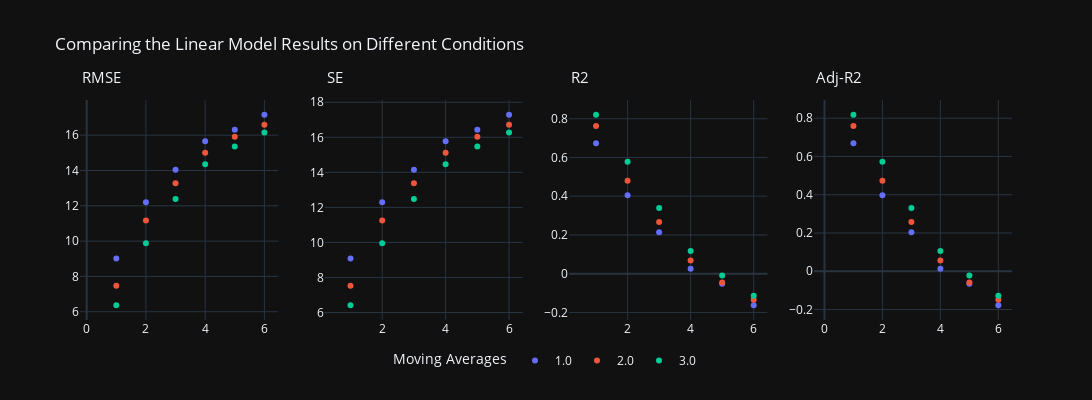
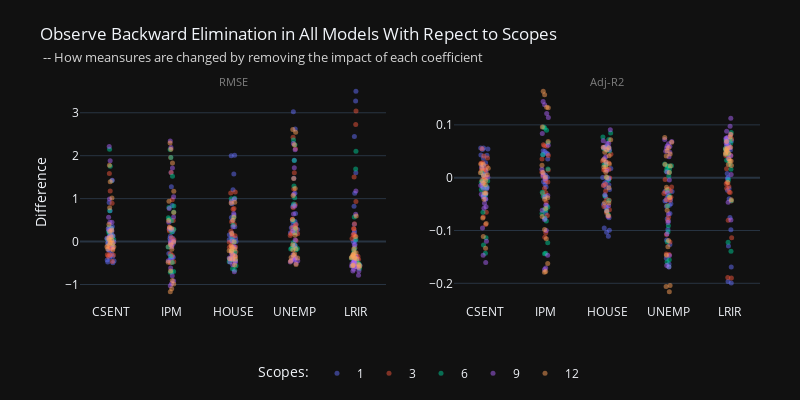
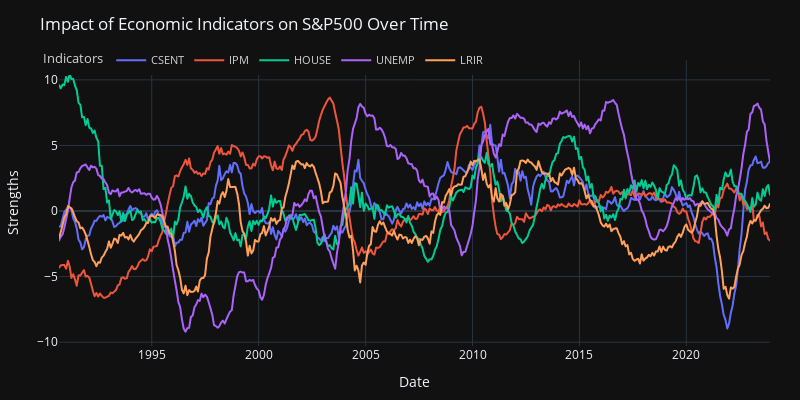

Source (notebook cell) for these figures, in order:
### Markdown cell above
### Multiple linear Regression

### Code cell
# comparing model performance & backward elimination test
fig1_1, fig1_2, fig1_3 = PA.model_learning(model='LinR', scopes=[1, 3, 6, 9, 12])

horizon_plots(fig1_1, 'Linear Model').show()
fig1_2.show()
fig1_3.show()

### Figure 1 — Plotly figure (JSON) as saved in the notebook; plotly's stock layout.template omitted (floating-point values rounded to 4 significant figures)
{"data": [{"hovertemplate": "MA=1.0<br>FP=%{x}<br>RMSE=%{y}<extra></extra>", "legendgroup": "1.0", "marker": {"color": "#636efa", "symbol": "circle"}, "mode": "markers", "name": "1.0", "orientation": "v", "showlegend": true, "type": "scatter", "x": [1, 2, 3, 4, 5, 6], "xaxis": "x", "y": [9.01, 12.2, 14.04, 15.66, 16.3, 17.16], "yaxis": "y"}, {"hovertemplate": "MA=2.0<br>FP=%{x}<br>RMSE=%{y}<extra></extra>", "legendgroup": "2.0", "marker": {"color": "#EF553B", "symbol": "circle"}, "mode": "markers", "name": "2.0", "orientation": "v", "showlegend": true, "type": "scatter", "x": [1, 2, 3, 4, 5, 6], "xaxis": "x", "y": [7.476, 11.16, 13.28, 15.0, 15.91, 16.59], "yaxis": "y"}, {"hovertemplate": "MA=3.0<br>FP=%{x}<br>RMSE=%{y}<extra></extra>", "legendgroup": "3.0", "marker": {"color": "#00cc96", "symbol": "circle"}, "mode": "markers", "name": "3.0", "orientation": "v", "showlegend": true, "type": "scatter", "x": [1, 2, 3, 4, 5, 6], "xaxis": "x", "y": [6.367, 9.873, 12.39, 14.35, 15.36, 16.16], "yaxis": "y"}, {"hovertemplate": "MA=1.0<br>FP=%{x}<br>SE=%{y}<extra></extra>", "legendgroup": "1.0", "marker": {"color": "#636efa", "symbol": "circle"}, "mode": "markers", "name": "1.0", "orientation": "v", "showlegend": false, "type": "scatter", "x": [1, 2, 3, 4, 5, 6], "xaxis": "x2", "y": [9.077, 12.29, 14.15, 15.78, 16.43, 17.29], "yaxis": "y2"}, {"hovertemplate": "MA=2.0<br>FP=%{x}<br>SE=%{y}<extra></extra>", "legendgroup": "2.0", "marker": {"color": "#EF553B", "symbol": "circle"}, "mode": "markers", "name": "2.0", "orientation": "v", "showlegend": false, "type": "scatter", "x": [1, 2, 3, 4, 5, 6], "xaxis": "x2", "y": [7.532, 11.25, 13.38, 15.11, 16.03, 16.72], "yaxis": "y2"}, {"hovertemplate": "MA=3.0<br>FP=%{x}<br>SE=%{y}<extra></extra>", "legendgroup": "3.0", "marker": {"color": "#00cc96", "symbol": "circle"}, "mode": "markers", "name": "3.0", "orientation": "v", "showlegend": false, "type": "scatter", "x": [1, 2, 3, 4, 5, 6], "xaxis": "x2", "y": [6.415, 9.948, 12.48, 14.46, 15.48, 16.28], "yaxis": "y2"}, {"hovertemplate": "MA=1.0<br>FP=%{x}<br>R2=%{y}<extra></extra>", "legendgroup": "1.0", "marker": {"color": "#636efa", "symbol": "circle"}, "mode": "markers", "name": "1.0", "orientation": "v", "showlegend": false, "type": "scatter", "x": [1, 2, 3, 4, 5, 6], "xaxis": "x3", "y": [0.6727, 0.405, 0.2134, 0.02599, -0.05225, -0.1629], "yaxis": "y3"}, {"hovertemplate": "MA=2.0<br>FP=%{x}<br>R2=%{y}<extra></extra>", "legendgroup": "2.0", "marker": {"color": "#EF553B", "symbol": "circle"}, "mode": "markers", "name": "2.0", "orientation": "v", "showlegend": false, "type": "scatter", "x": [1, 2, 3, 4, 5, 6], "xaxis": "x3", "y": [0.7622, 0.4803, 0.2664, 0.06784, -0.04537, -0.135], "yaxis": "y3"}, {"hovertemplate": "MA=3.0<br>FP=%{x}<br>R2=%{y}<extra></extra>", "legendgroup": "3.0", "marker": {"color": "#00cc96", "symbol": "circle"}, "mode": "markers", "name": "3.0", "orientation": "v", "showlegend": false, "type": "scatter", "x": [1, 2, 3, 4, 5, 6], "xaxis": "x3", "y": [0.8204, 0.5784, 0.3389, 0.1166, -0.009798, -0.1142], "yaxis": "y3"}, {"hovertemplate": "MA=1.0<br>FP=%{x}<br>Adj-R2=%{y}<extra></extra>", "legendgroup": "1.0", "marker": {"color": "#636efa", "symbol": "circle"}, "mode": "markers", "name": "1.0", "orientation": "v", "showlegend": false, "type": "scatter", "x": [1, 2, 3, 4, 5, 6], "xaxis": "x4", "y": [0.6686, 0.3975, 0.2035, 0.01369, -0.06557, -0.1776], "yaxis": "y4"}, {"hovertemplate": "MA=2.0<br>FP=%{x}<br>Adj-R2=%{y}<extra></extra>", "legendgroup": "2.0", "marker": {"color": "#EF553B", "symbol": "circle"}, "mode": "markers", "name": "2.0", "orientation": "v", "showlegend": false, "type": "scatter", "x": [1, 2, 3, 4, 5, 6], "xaxis": "x4", "y": [0.7592, 0.4737, 0.2571, 0.05607, -0.0586, -0.1494], "yaxis": "y4"}, {"hovertemplate": "MA=3.0<br>FP=%{x}<br>Adj-R2=%{y}<extra></extra>", "legendgroup": "3.0", "marker": {"color": "#00cc96", "symbol": "circle"}, "mode": "markers", "name": "3.0", "orientation": "v", "showlegend": false, "type": "scatter", "x": [1, 2, 3, 4, 5, 6], "xaxis": "x4", "y": [0.8182, 0.5731, 0.3306, 0.1055, -0.02258, -0.1284], "yaxis": "y4"}], "layout": {"annotations": [{"font": {"size": 15}, "showarrow": false, "text": "RMSE", "x": 0.5, "xanchor": "center", "xref": "x", "y": 1.05, "yanchor": "bottom", "yref": "paper"}, {"font": {"size": 15}, "showarrow": false, "text": "SE", "x": 0.5, "xanchor": "center", "xref": "x2", "y": 1.05, "yanchor": "bottom", "yref": "paper"}, {"font": {"size": 15}, "showarrow": false, "text": "R2", "x": 0.5, "xanchor": "center", "xref": "x3", "y": 1.05, "yanchor": "bottom", "yref": "paper"}, {"font": {"size": 15}, "showarrow": false, "text": "Adj-R2", "x": 0.5, "xanchor": "center", "xref": "x4", "y": 1.05, "yanchor": "bottom", "yref": "paper"}], "height": 400, "legend": {"orientation": "h", "title": {"text": "Moving Averages"}, "x": 0.5, "xanchor": "center", "y": -0.25, "yanchor": "bottom"}, "title": {"text": "Comparing the Linear Model Results on Different Conditions"}, "width": 1250, "xaxis": {"anchor": "y", "domain": [0, 0.2125]}, "xaxis2": {"anchor": "y2", "domain": [0.2625, 0.475]}, "xaxis3": {"anchor": "y3", "domain": [0.525, 0.7375]}, "xaxis4": {"anchor": "y4", "domain": [0.7875, 1]}, "yaxis": {"anchor": "x", "domain": [0, 1]}, "yaxis2": {"anchor": "x2", "domain": [0, 1]}, "yaxis3": {"anchor": "x3", "domain": [0, 1]}, "yaxis4": {"anchor": "x4", "domain": [0, 1]}}}

### Figure 2 — Plotly figure (JSON) as saved in the notebook; plotly's stock layout.template omitted (floating-point values rounded to 4 significant figures)
{"data": [{"alignmentgroup": "True", "boxpoints": "all", "fillcolor": "rgba(255,255,255,0)", "hoveron": "points", "hovertemplate": "sc=1<br>theta=%{x}<br>diff=%{y}<extra></extra>", "legendgroup": "1", "line": {"color": "rgba(255,255,255,0)"}, "marker": {"color": "#636efa", "opacity": 0.5, "size": 5}, "name": "1", "offsetgroup": "1", "orientation": "v", "pointpos": 0, "showlegend": true, "type": "box", "x": ["CSENT", "IPM", "HOUSE", "UNEMP", "LRIR", "CSENT", "IPM", "HOUSE", "UNEMP", "LRIR", "CSENT", "IPM", "HOUSE", "UNEMP", "LRIR", "CSENT", "IPM", "HOUSE", "UNEMP", "LRIR", "CSENT", "IPM", "HOUSE", "UNEMP", "LRIR", "CSENT", "IPM", "HOUSE", "UNEMP", "LRIR", "CSENT", "IPM", "HOUSE", "UNEMP", "LRIR", "CSENT", "IPM", "HOUSE", "UNEMP", "LRIR", "CSENT", "IPM", "HOUSE", "UNEMP", "LRIR", "CSENT", "IPM", "HOUSE", "UNEMP", "LRIR", "CSENT", "IPM", "HOUSE", "UNEMP", "LRIR", "CSENT", "IPM", "HOUSE", "UNEMP", "LRIR", "CSENT", "IPM", "HOUSE", "UNEMP", "LRIR", "CSENT", "IPM", "HOUSE", "UNEMP", "LRIR", "CSENT", "IPM", "HOUSE", "UNEMP", "LRIR", "CSENT", "IPM", "HOUSE", "UNEMP", "LRIR", "CSENT", "IPM", "HOUSE", "UNEMP", "LRIR", "CSENT", "IPM", "HOUSE", "UNEMP", "LRIR"], "x0": " ", "xaxis": "x", "y": [0.348, 0.8391, 1.575, 1.892, 2.445, -0.3237, 0.02371, 0.616, 0.8463, 0.8233, -0.2105, 0.1262, 0.3436, 0.4692, 0.1952, -0.4775, -0.05377, 0.004233, 0.3246, -0.06944, -0.454, -0.4107, -0.1393, 0.2057, -0.412, -0.2887, -0.3636, 0.07979, 0.2036, -0.5205, 0.7195, 1.279, 2.0, 2.622, 3.275, -0.1357, -0.009691, 0.8794, 1.124, 1.126, -0.1496, 0.07422, 0.4887, 0.6524, 0.235, -0.4939, -0.08684, 0.1572, 0.3763, -0.003837, -0.4278, -0.3967, -0.004436, 0.2809, -0.4205, -0.1915, -0.3517, 0.107, 0.3306, -0.5445, 0.9101, 1.606, 2.01, 3.026, 3.503, 0.2212, 0.236, 1.207, 1.477, 1.603, 0.03462, 0.07769, 0.5602, 0.8129, 0.4046, -0.3827, -0.03899, 0.1965, 0.4655, 0.01771, -0.3418, -0.3519, 0.0454, 0.3282, -0.3924, -0.0976, -0.2772, 0.1027, 0.3994, -0.5505], "y0": " ", "yaxis": "y"}, {"alignmentgroup": "True", "boxpoints": "all", "fillcolor": "rgba(255,255,255,0)", "hoveron": "points", "hovertemplate": "sc=1<br>theta=%{x}<br>diff=%{y}<extra></extra>", "legendgroup": "1", "line": {"color": "rgba(255,255,255,0)"}, "marker": {"color": "#636efa", "opacity": 0.5, "size": 5}, "name": "1", "offsetgroup": "1", "orientation": "v", "pointpos": 0, "showlegend": false, "type": "box", "x": ["CSENT", "IPM", "HOUSE", "UNEMP", "LRIR", "CSENT", "IPM", "HOUSE", "UNEMP", "LRIR", "CSENT", "IPM", "HOUSE", "UNEMP", "LRIR", "CSENT", "IPM", "HOUSE", "UNEMP", "LRIR", "CSENT", "IPM", "HOUSE", "UNEMP", "LRIR", "CSENT", "IPM", "HOUSE", "UNEMP", "LRIR", "CSENT", "IPM", "HOUSE", "UNEMP", "LRIR", "CSENT", "IPM", "HOUSE", "UNEMP", "LRIR", "CSENT", "IPM", "HOUSE", "UNEMP", "LRIR", "CSENT", "IPM", "HOUSE", "UNEMP", "LRIR", "CSENT", "IPM", "HOUSE", "UNEMP", "LRIR", "CSENT", "IPM", "HOUSE", "UNEMP", "LRIR", "CSENT", "IPM", "HOUSE", "UNEMP", "LRIR", "CSENT", "IPM", "HOUSE", "UNEMP", "LRIR", "CSENT", "IPM", "HOUSE", "UNEMP", "LRIR", "CSENT", "IPM", "HOUSE", "UNEMP", "LRIR", "CSENT", "IPM", "HOUSE", "UNEMP", "LRIR", "CSENT", "IPM", "HOUSE", "UNEMP", "LRIR"], "x0": " ", "xaxis": "x2", "y": [-0.02114, -0.05265, -0.1035, -0.1268, -0.1693, 0.02818, -0.002097, -0.05596, -0.07767, -0.07549, 0.02153, -0.01308, -0.03592, -0.04929, -0.02029, 0.05442, 0.006218, -0.0004905, -0.03803, 0.008027, 0.05616, 0.05089, 0.01741, -0.02599, 0.05105, 0.03679, 0.04622, -0.01028, -0.02634, 0.06585, -0.03605, -0.06707, -0.111, -0.1524, -0.1993, 0.01115, 0.0008016, -0.07603, -0.09832, -0.09852, 0.01505, -0.007534, -0.05046, -0.06781, -0.02402, 0.0561, 0.01001, -0.01829, -0.04411, 0.0004437, 0.05337, 0.04954, 0.0005612, -0.03587, 0.05246, 0.02463, 0.04498, -0.0139, -0.04323, 0.06921, -0.0408, -0.07686, -0.09977, -0.1636, -0.1966, -0.0165, -0.01762, -0.09516, -0.1182, -0.1292, -0.003368, -0.007572, -0.05577, -0.08182, -0.04, 0.04294, 0.004434, -0.02255, -0.05395, -0.002018, 0.04255, 0.0438, -0.005729, -0.04182, 0.04877, 0.01258, 0.03553, -0.01332, -0.05235, 0.06991], "y0": " ", "yaxis": "y2"}, {"alignmentgroup": "True", "boxpoints": "all", "fillcolor": "rgba(255,255,255,0)", "hoveron": "points", "hovertemplate": "sc=3<br>theta=%{x}<br>diff=%{y}<extra></extra>", "legendgroup": "3", "line": {"color": "rgba(255,255,255,0)"}, "marker": {"color": "#EF553B", "opacity": 0.5, "size": 5}, "name": "3", "offsetgroup": "3", "orientation": "v", "pointpos": 0, "showlegend": true, "type": "box", "x": ["CSENT", "IPM", "HOUSE", "UNEMP", "LRIR", "CSENT", "IPM", "HOUSE", "UNEMP", "LRIR", "CSENT", "IPM", "HOUSE", "UNEMP", "LRIR", "CSENT", "IPM", "HOUSE", "UNEMP", "LRIR", "CSENT", "IPM", "HOUSE", "UNEMP", "LRIR", "CSENT", "IPM", "HOUSE", "UNEMP", "LRIR", "CSENT", "IPM", "HOUSE", "UNEMP", "LRIR", "CSENT", "IPM", "HOUSE", "UNEMP", "LRIR", "CSENT", "IPM", "HOUSE", "UNEMP", "LRIR", "CSENT", "IPM", "HOUSE", "UNEMP", "LRIR", "CSENT", "IPM", "HOUSE", "UNEMP", "LRIR", "CSENT", "IPM", "HOUSE", "UNEMP", "LRIR", "CSENT", "IPM", "HOUSE", "UNEMP", "LRIR", "CSENT", "IPM", "HOUSE", "UNEMP", "LRIR", "CSENT", "IPM", "HOUSE", "UNEMP", "LRIR", "CSENT", "IPM", "HOUSE", "UNEMP", "LRIR", "CSENT", "IPM", "HOUSE", "UNEMP", "LRIR", "CSENT", "IPM", "HOUSE", "UNEMP", "LRIR"], "x0": " ", "xaxis": "x", "y": [0.8936, 0.9741, 0.7498, 1.602, 1.506, -0.3144, 0.4926, 0.1341, 0.7934, 0.2948, 0.1202, 0.2796, 0.2392, 0.3479, 0.4161, -0.3083, -0.0837, -0.366, 0.1801, 0.163, -0.03766, -0.494, -0.129, 0.02643, -0.3511, -0.09967, -0.4819, -0.1196, 0.2837, -0.4139, 1.178, 1.61, 1.155, 2.162, 2.729, -0.3064, 0.09085, 0.4633, 0.8628, 0.3067, -0.1266, 0.3292, 0.1454, 0.3988, 0.1599, -0.3437, -0.02377, -0.2641, 0.1819, 0.07207, -0.1701, -0.2842, -0.1324, 0.1403, -0.3421, -0.001525, -0.4684, -0.1121, 0.2283, -0.5599, 1.584, 1.957, 1.129, 2.427, 3.039, 0.03305, 0.2431, 0.7726, 1.226, 0.9324, -0.1562, 0.2797, 0.3983, 0.5173, 0.1136, -0.4657, 0.04184, -0.2346, 0.2098, -0.1428, -0.1149, -0.1184, -0.0176, 0.2041, -0.3408, 0.003982, -0.3239, 0.005344, 0.3208, -0.5698], "y0": " ", "yaxis": "y"}, {"alignmentgroup": "True", "boxpoints": "all", "fillcolor": "rgba(255,255,255,0)", "hoveron": "points", "hovertemplate": "sc=3<br>theta=%{x}<br>diff=%{y}<extra></extra>", "legendgroup": "3", "line": {"color": "rgba(255,255,255,0)"}, "marker": {"color": "#EF553B", "opacity": 0.5, "size": 5}, "name": "3", "offsetgroup": "3", "orientation": "v", "pointpos": 0, "showlegend": false, "type": "box", "x": ["CSENT", "IPM", "HOUSE", "UNEMP", "LRIR", "CSENT", "IPM", "HOUSE", "UNEMP", "LRIR", "CSENT", "IPM", "HOUSE", "UNEMP", "LRIR", "CSENT", "IPM", "HOUSE", "UNEMP", "LRIR", "CSENT", "IPM", "HOUSE", "UNEMP", "LRIR", "CSENT", "IPM", "HOUSE", "UNEMP", "LRIR", "CSENT", "IPM", "HOUSE", "UNEMP", "LRIR", "CSENT", "IPM", "HOUSE", "UNEMP", "LRIR", "CSENT", "IPM", "HOUSE", "UNEMP", "LRIR", "CSENT", "IPM", "HOUSE", "UNEMP", "LRIR", "CSENT", "IPM", "HOUSE", "UNEMP", "LRIR", "CSENT", "IPM", "HOUSE", "UNEMP", "LRIR", "CSENT", "IPM", "HOUSE", "UNEMP", "LRIR", "CSENT", "IPM", "HOUSE", "UNEMP", "LRIR", "CSENT", "IPM", "HOUSE", "UNEMP", "LRIR", "CSENT", "IPM", "HOUSE", "UNEMP", "LRIR", "CSENT", "IPM", "HOUSE", "UNEMP", "LRIR", "CSENT", "IPM", "HOUSE", "UNEMP", "LRIR"], "x0": " ", "xaxis": "x2", "y": [-0.06533, -0.07153, -0.05439, -0.1217, -0.1139, 0.02834, -0.046, -0.01233, -0.07506, -0.02729, -0.01264, -0.02958, -0.02527, -0.0369, -0.04424, 0.03728, 0.0102, 0.04417, -0.02213, -0.02002, 0.004598, 0.05941, 0.0157, -0.003234, 0.04243, 0.013, 0.06212, 0.01559, -0.03744, 0.05348, -0.07426, -0.1044, -0.0727, -0.1453, -0.1899, 0.02724, -0.008227, -0.04268, -0.08093, -0.02805, 0.01295, -0.03431, -0.01504, -0.04167, -0.01655, 0.04125, 0.002884, 0.03178, -0.02224, -0.008775, 0.02118, 0.03525, 0.01651, -0.01765, 0.04235, 0.0001993, 0.06032, 0.0146, -0.03006, 0.07189, -0.08854, -0.1126, -0.0609, -0.1446, -0.1891, -0.00273, -0.0203, -0.0663, -0.1076, -0.08066, 0.01557, -0.0284, -0.04065, -0.05305, -0.01146, 0.05495, -0.005028, 0.02791, -0.02536, 0.01704, 0.01426, 0.01469, 0.002191, -0.0256, 0.04194, -0.0005229, 0.04208, -0.0007019, -0.04256, 0.07342], "y0": " ", "yaxis": "y2"}, {"alignmentgroup": "True", "boxpoints": "all", "fillcolor": "rgba(255,255,255,0)", "hoveron": "points", "hovertemplate": "sc=6<br>theta=%{x}<br>diff=%{y}<extra></extra>", "legendgroup": "6", "line": {"color": "rgba(255,255,255,0)"}, "marker": {"color": "#00cc96", "opacity": 0.5, "size": 5}, "name": "6", "offsetgroup": "6", "orientation": "v", "pointpos": 0, "showlegend": true, "type": "box", "x": ["CSENT", "IPM", "HOUSE", "UNEMP", "LRIR", "CSENT", "IPM", "HOUSE", "UNEMP", "LRIR", "CSENT", "IPM", "HOUSE", "UNEMP", "LRIR", "CSENT", "IPM", "HOUSE", "UNEMP", "LRIR", "CSENT", "IPM", "HOUSE", "UNEMP", "LRIR", "CSENT", "IPM", "HOUSE", "UNEMP", "LRIR", "CSENT", "IPM", "HOUSE", "UNEMP", "LRIR", "CSENT", "IPM", "HOUSE", "UNEMP", "LRIR", "CSENT", "IPM", "HOUSE", "UNEMP", "LRIR", "CSENT", "IPM", "HOUSE", "UNEMP", "LRIR", "CSENT", "IPM", "HOUSE", "UNEMP", "LRIR", "CSENT", "IPM", "HOUSE", "UNEMP", "LRIR", "CSENT", "IPM", "HOUSE", "UNEMP", "LRIR", "CSENT", "IPM", "HOUSE", "UNEMP", "LRIR", "CSENT", "IPM", "HOUSE", "UNEMP", "LRIR", "CSENT", "IPM", "HOUSE", "UNEMP", "LRIR", "CSENT", "IPM", "HOUSE", "UNEMP", "LRIR", "CSENT", "IPM", "HOUSE", "UNEMP", "LRIR"], "x0": " ", "xaxis": "x", "y": [1.415, 1.523, 0.5628, 1.886, 0.5696, 0.3082, 0.7948, -0.2438, 0.8772, -0.1585, 0.2916, 0.4838, -0.2146, 0.205, -0.221, 0.1831, 0.2202, -0.6339, -0.09857, -0.2703, 0.155, -0.71, -0.6682, -0.1736, -0.3843, -0.06984, -0.7137, -0.4168, -0.1582, -0.3878, 1.757, 1.957, 0.9975, 2.254, 1.689, 0.3331, 0.6876, 0.04567, 1.022, -0.3305, 0.06025, 0.5175, -0.2284, 0.2912, -0.4048, 0.1408, 0.2868, -0.4675, -0.08576, -0.3579, 0.2406, -0.334, -0.5609, -0.1336, -0.5088, 0.04628, -0.6972, -0.4339, -0.1892, -0.5231, 2.151, 2.146, 1.011, 2.365, 2.102, 0.7176, 0.8299, 0.3798, 1.292, 0.04512, 0.07825, 0.5553, -0.009151, 0.4839, -0.5601, -0.04067, 0.2822, -0.415, -0.02552, -0.4545, 0.2378, -0.1274, -0.4074, -0.1335, -0.5667, 0.1188, -0.4854, -0.404, -0.1595, -0.6287], "y0": " ", "yaxis": "y"}, {"alignmentgroup": "True", "boxpoints": "all", "fillcolor": "rgba(255,255,255,0)", "hoveron": "points", "hovertemplate": "sc=6<br>theta=%{x}<br>diff=%{y}<extra></extra>", "legendgroup": "6", "line": {"color": "rgba(255,255,255,0)"}, "marker": {"color": "#00cc96", "opacity": 0.5, "size": 5}, "name": "6", "offsetgroup": "6", "orientation": "v", "pointpos": 0, "showlegend": false, "type": "box", "x": ["CSENT", "IPM", "HOUSE", "UNEMP", "LRIR", "CSENT", "IPM", "HOUSE", "UNEMP", "LRIR", "CSENT", "IPM", "HOUSE", "UNEMP", "LRIR", "CSENT", "IPM", "HOUSE", "UNEMP", "LRIR", "CSENT", "IPM", "HOUSE", "UNEMP", "LRIR", "CSENT", "IPM", "HOUSE", "UNEMP", "LRIR", "CSENT", "IPM", "HOUSE", "UNEMP", "LRIR", "CSENT", "IPM", "HOUSE", "UNEMP", "LRIR", "CSENT", "IPM", "HOUSE", "UNEMP", "LRIR", "CSENT", "IPM", "HOUSE", "UNEMP", "LRIR", "CSENT", "IPM", "HOUSE", "UNEMP", "LRIR", "CSENT", "IPM", "HOUSE", "UNEMP", "LRIR", "CSENT", "IPM", "HOUSE", "UNEMP", "LRIR", "CSENT", "IPM", "HOUSE", "UNEMP", "LRIR", "CSENT", "IPM", "HOUSE", "UNEMP", "LRIR", "CSENT", "IPM", "HOUSE", "UNEMP", "LRIR", "CSENT", "IPM", "HOUSE", "UNEMP", "LRIR", "CSENT", "IPM", "HOUSE", "UNEMP", "LRIR"], "x0": " ", "xaxis": "x2", "y": [-0.1138, -0.1231, -0.04331, -0.1552, -0.04385, -0.03124, -0.08212, 0.02417, -0.09093, 0.01576, -0.03366, -0.05622, 0.02433, -0.0236, 0.02506, -0.02285, -0.0275, 0.07701, 0.01219, 0.03323, -0.02017, 0.08992, 0.08473, 0.02236, 0.04916, 0.009549, 0.09575, 0.05641, 0.02157, 0.05254, -0.1276, -0.1438, -0.0693, -0.1685, -0.1223, -0.0324, -0.06792, -0.004388, -0.1024, 0.03123, -0.006818, -0.05955, 0.02557, -0.03323, 0.04502, -0.01752, -0.03586, 0.05697, 0.01059, 0.04379, -0.03172, 0.04324, 0.07207, 0.01741, 0.06548, -0.006393, 0.09414, 0.05907, 0.02595, 0.07102, -0.1433, -0.1429, -0.06231, -0.1597, -0.1395, -0.0656, -0.07628, -0.03417, -0.1214, -0.003993, -0.008546, -0.06179, 0.0009959, -0.0537, 0.05962, 0.005, -0.03508, 0.05034, 0.003139, 0.05506, -0.03132, 0.01657, 0.05252, 0.01738, 0.07267, -0.01655, 0.06635, 0.05537, 0.02202, 0.08555], "y0": " ", "yaxis": "y2"}, {"alignmentgroup": "True", "boxpoints": "all", "fillcolor": "rgba(255,255,255,0)", "hoveron": "points", "hovertemplate": "sc=9<br>theta=%{x}<br>diff=%{y}<extra></extra>", "legendgroup": "9", "line": {"color": "rgba(255,255,255,0)"}, "marker": {"color": "#ab63fa", "opacity": 0.5, "size": 5}, "name": "9", "offsetgroup": "9", "orientation": "v", "pointpos": 0, "showlegend": true, "type": "box", "x": ["CSENT", "IPM", "HOUSE", "UNEMP", "LRIR", "CSENT", "IPM", "HOUSE", "UNEMP", "LRIR", "CSENT", "IPM", "HOUSE", "UNEMP", "LRIR", "CSENT", "IPM", "HOUSE", "UNEMP", "LRIR", "CSENT", "IPM", "HOUSE", "UNEMP", "LRIR", "CSENT", "IPM", "HOUSE", "UNEMP", "LRIR", "CSENT", "IPM", "HOUSE", "UNEMP", "LRIR", "CSENT", "IPM", "HOUSE", "UNEMP", "LRIR", "CSENT", "IPM", "HOUSE", "UNEMP", "LRIR", "CSENT", "IPM", "HOUSE", "UNEMP", "LRIR", "CSENT", "IPM", "HOUSE", "UNEMP", "LRIR", "CSENT", "IPM", "HOUSE", "UNEMP", "LRIR", "CSENT", "IPM", "HOUSE", "UNEMP", "LRIR", "CSENT", "IPM", "HOUSE", "UNEMP", "LRIR", "CSENT", "IPM", "HOUSE", "UNEMP", "LRIR", "CSENT", "IPM", "HOUSE", "UNEMP", "LRIR", "CSENT", "IPM", "HOUSE", "UNEMP", "LRIR", "CSENT", "IPM", "HOUSE", "UNEMP", "LRIR"], "x0": " ", "xaxis": "x", "y": [1.427, 1.716, 0.6547, 1.721, -0.07798, 0.4523, 0.5737, -0.2774, 0.6391, -0.349, 0.4501, 0.2793, -0.3333, -0.09005, -0.4795, 0.3004, -0.1226, -0.7009, -0.3689, -0.5087, 0.1094, -0.9204, -0.4841, -0.4487, -0.4573, -0.1371, -1.032, -0.401, -0.5085, -0.4847, 1.883, 2.192, 0.9909, 2.14, 0.6383, 0.5676, 0.7712, 0.01858, 0.8255, -0.5874, 0.2553, 0.3036, -0.3071, 0.03781, -0.5209, 0.2377, -0.03449, -0.5379, -0.3834, -0.5701, 0.1439, -0.6154, -0.4755, -0.4295, -0.5959, -0.03457, -0.9757, -0.3996, -0.4788, -0.6839, 2.214, 2.341, 0.9378, 2.286, 1.178, 0.9931, 1.044, 0.3465, 1.109, -0.4649, 0.3107, 0.4469, -0.1177, 0.2476, -0.6885, 0.07611, 0.01309, -0.4516, -0.3056, -0.5817, 0.1379, -0.448, -0.3853, -0.4079, -0.6456, -0.006051, -0.7948, -0.3757, -0.4416, -0.7831], "y0": " ", "yaxis": "y"}, {"alignmentgroup": "True", "boxpoints": "all", "fillcolor": "rgba(255,255,255,0)", "hoveron": "points", "hovertemplate": "sc=9<br>theta=%{x}<br>diff=%{y}<extra></extra>", "legendgroup": "9", "line": {"color": "rgba(255,255,255,0)"}, "marker": {"color": "#ab63fa", "opacity": 0.5, "size": 5}, "name": "9", "offsetgroup": "9", "orientation": "v", "pointpos": 0, "showlegend": false, "type": "box", "x": ["CSENT", "IPM", "HOUSE", "UNEMP", "LRIR", "CSENT", "IPM", "HOUSE", "UNEMP", "LRIR", "CSENT", "IPM", "HOUSE", "UNEMP", "LRIR", "CSENT", "IPM", "HOUSE", "UNEMP", "LRIR", "CSENT", "IPM", "HOUSE", "UNEMP", "LRIR", "CSENT", "IPM", "HOUSE", "UNEMP", "LRIR", "CSENT", "IPM", "HOUSE", "UNEMP", "LRIR", "CSENT", "IPM", "HOUSE", "UNEMP", "LRIR", "CSENT", "IPM", "HOUSE", "UNEMP", "LRIR", "CSENT", "IPM", "HOUSE", "UNEMP", "LRIR", "CSENT", "IPM", "HOUSE", "UNEMP", "LRIR", "CSENT", "IPM", "HOUSE", "UNEMP", "LRIR", "CSENT", "IPM", "HOUSE", "UNEMP", "LRIR", "CSENT", "IPM", "HOUSE", "UNEMP", "LRIR", "CSENT", "IPM", "HOUSE", "UNEMP", "LRIR", "CSENT", "IPM", "HOUSE", "UNEMP", "LRIR", "CSENT", "IPM", "HOUSE", "UNEMP", "LRIR", "CSENT", "IPM", "HOUSE", "UNEMP", "LRIR"], "x0": " ", "xaxis": "x2", "y": [-0.1204, -0.1467, -0.05318, -0.1472, 0.006103, -0.04841, -0.06169, 0.02888, -0.0689, 0.03623, -0.05505, -0.03397, 0.03972, 0.01082, 0.05687, -0.04003, 0.01613, 0.09058, 0.04816, 0.06613, -0.01491, 0.1217, 0.06486, 0.06018, 0.06131, 0.01964, 0.1441, 0.05701, 0.07208, 0.06876, -0.147, -0.1739, -0.0736, -0.1693, -0.04646, -0.05781, -0.07921, -0.001849, -0.08497, 0.05697, -0.03058, -0.03643, 0.03606, -0.004495, 0.06071, -0.0316, 0.004546, 0.06977, 0.04997, 0.07387, -0.02006, 0.08384, 0.06506, 0.05885, 0.08124, 0.00502, 0.1379, 0.05743, 0.06865, 0.09746, -0.1604, -0.171, -0.06276, -0.1664, -0.08003, -0.09512, -0.1002, -0.03221, -0.1068, 0.04158, -0.03587, -0.05187, 0.01337, -0.02852, 0.07653, -0.009956, -0.001709, 0.05804, 0.03947, 0.07444, -0.01926, 0.06145, 0.05295, 0.05602, 0.08799, 0.0008895, 0.1141, 0.05463, 0.06408, 0.1125], "y0": " ", "yaxis": "y2"}, {"alignmentgroup": "True", "boxpoints": "all", "fillcolor": "rgba(255,255,255,0)", "hoveron": "points", "hovertemplate": "sc=12<br>theta=%{x}<br>diff=%{y}<extra></extra>", "legendgroup": "12", "line": {"color": "rgba(255,255,255,0)"}, "marker": {"color": "#FFA15A", "opacity": 0.5, "size": 5}, "name": "12", "offsetgroup": "12", "orientation": "v", "pointpos": 0, "showlegend": true, "type": "box", "x": ["CSENT", "IPM", "HOUSE", "UNEMP", "LRIR", "CSENT", "IPM", "HOUSE", "UNEMP", "LRIR", "CSENT", "IPM", "HOUSE", "UNEMP", "LRIR", "CSENT", "IPM", "HOUSE", "UNEMP", "LRIR", "CSENT", "IPM", "HOUSE", "UNEMP", "LRIR", "CSENT", "IPM", "HOUSE", "UNEMP", "LRIR", "CSENT", "IPM", "HOUSE", "UNEMP", "LRIR", "CSENT", "IPM", "HOUSE", "UNEMP", "LRIR", "CSENT", "IPM", "HOUSE", "UNEMP", "LRIR", "CSENT", "IPM", "HOUSE", "UNEMP", "LRIR", "CSENT", "IPM", "HOUSE", "UNEMP", "LRIR", "CSENT", "IPM", "HOUSE", "UNEMP", "LRIR", "CSENT", "IPM", "HOUSE", "UNEMP", "LRIR", "CSENT", "IPM", "HOUSE", "UNEMP", "LRIR", "CSENT", "IPM", "HOUSE", "UNEMP", "LRIR", "CSENT", "IPM", "HOUSE", "UNEMP", "LRIR", "CSENT", "IPM", "HOUSE", "UNEMP", "LRIR", "CSENT", "IPM", "HOUSE", "UNEMP", "LRIR"], "x0": " ", "xaxis": "x", "y": [1.014, 1.828, 0.5709, 2.254, -0.3096, 0.2703, 0.676, -0.1029, 1.076, -0.2988, 0.2365, 0.3098, -0.2149, 0.149, -0.2615, 0.07742, -0.1777, -0.5459, -0.1889, -0.1726, -0.06577, -0.9861, -0.411, -0.3725, -0.3376, 0.03535, -1.171, -0.1397, -0.5353, -0.3811, 1.392, 2.151, 0.9155, 2.544, 0.1205, 0.3982, 0.9374, 0.1887, 1.233, -0.5642, 0.04417, 0.3341, -0.1731, 0.3087, -0.3761, -0.02652, -0.07298, -0.398, -0.1659, -0.2624, -0.1217, -0.6874, -0.4094, -0.3195, -0.3706, -0.03846, -1.1, -0.2074, -0.4601, -0.5308, 1.778, 2.297, 0.897, 2.612, 0.5973, 0.7868, 1.172, 0.4979, 1.471, -0.548, 0.1128, 0.4883, -0.002687, 0.515, -0.597, -0.191, -0.008401, -0.3124, -0.07489, -0.3576, -0.1741, -0.484, -0.3409, -0.2886, -0.4089, -0.1189, -0.9082, -0.2283, -0.3825, -0.5601], "y0": " ", "yaxis": "y"}, {"alignmentgroup": "True", "boxpoints": "all", "fillcolor": "rgba(255,255,255,0)", "hoveron": "points", "hovertemplate": "sc=12<br>theta=%{x}<br>diff=%{y}<extra></extra>", "legendgroup": "12", "line": {"color": "rgba(255,255,255,0)"}, "marker": {"color": "#FFA15A", "opacity": 0.5, "size": 5}, "name": "12", "offsetgroup": "12", "orientation": "v", "pointpos": 0, "showlegend": false, "type": "box", "x": ["CSENT", "IPM", "HOUSE", "UNEMP", "LRIR", "CSENT", "IPM", "HOUSE", "UNEMP", "LRIR", "CSENT", "IPM", "HOUSE", "UNEMP", "LRIR", "CSENT", "IPM", "HOUSE", "UNEMP", "LRIR", "CSENT", "IPM", "HOUSE", "UNEMP", "LRIR", "CSENT", "IPM", "HOUSE", "UNEMP", "LRIR", "CSENT", "IPM", "HOUSE", "UNEMP", "LRIR", "CSENT", "IPM", "HOUSE", "UNEMP", "LRIR", "CSENT", "IPM", "HOUSE", "UNEMP", "LRIR", "CSENT", "IPM", "HOUSE", "UNEMP", "LRIR", "CSENT", "IPM", "HOUSE", "UNEMP", "LRIR", "CSENT", "IPM", "HOUSE", "UNEMP", "LRIR", "CSENT", "IPM", "HOUSE", "UNEMP", "LRIR", "CSENT", "IPM", "HOUSE", "UNEMP", "LRIR", "CSENT", "IPM", "HOUSE", "UNEMP", "LRIR", "CSENT", "IPM", "HOUSE", "UNEMP", "LRIR", "CSENT", "IPM", "HOUSE", "UNEMP", "LRIR", "CSENT", "IPM", "HOUSE", "UNEMP", "LRIR"], "x0": " ", "xaxis": "x2", "y": [-0.08678, -0.1625, -0.04785, -0.2043, 0.02485, -0.02899, -0.07362, 0.01089, -0.1189, 0.03137, -0.02904, -0.03813, 0.026, -0.01824, 0.03159, -0.01039, 0.02367, 0.0719, 0.02516, 0.02299, 0.009123, 0.1332, 0.05645, 0.05122, 0.04647, -0.005115, 0.1638, 0.02012, 0.07623, 0.05451, -0.1116, -0.1792, -0.07152, -0.2162, -0.00901, -0.04079, -0.09814, -0.01916, -0.1306, 0.05551, -0.005352, -0.04089, 0.02082, -0.03775, 0.04491, 0.003563, 0.009791, 0.05286, 0.0222, 0.03499, 0.01725, 0.09587, 0.05758, 0.04505, 0.05218, 0.005659, 0.157, 0.03038, 0.0669, 0.07702, -0.1337, -0.1779, -0.064, -0.2059, -0.04184, -0.07627, -0.1155, -0.04764, -0.147, 0.04995, -0.01326, -0.05822, 0.0003146, -0.06147, 0.06837, 0.02539, 0.001124, 0.04137, 0.009994, 0.04728, 0.02481, 0.06831, 0.04832, 0.04098, 0.05785, 0.01773, 0.1323, 0.03393, 0.05658, 0.08243], "y0": " ", "yaxis": "y2"}], "layout": {"annotations": [{"font": {"color": "grey", "size": 11}, "showarrow": false, "text": "RMSE", "x": 0.225, "xanchor": "center", "xref": "paper", "y": 0.95, "yanchor": "bottom", "yref": "paper"}, {"font": {"color": "grey", "size": 11}, "showarrow": false, "text": "Adj-R2", "x": 0.775, "xanchor": "center", "xref": "paper", "y": 0.95, "yanchor": "bottom", "yref": "paper"}], "height": 400, "legend": {"orientation": "h", "title": {"text": "Scopes:"}, "x": 0.5, "xanchor": "center", "y": -0.25, "yanchor": "top"}, "margin": {"b": 60, "l": 80, "r": 40, "t": 80}, "title": {"text": "Observe Backward Elimination in All Models With Repect to Scopes<br><span style=\"font-size: 12.5px; color: lightgrey;\"> -- How meansures are changed by removing the impact of each coefficient</span>"}, "width": 800, "xaxis": {"anchor": "y", "domain": [0, 0.45]}, "xaxis2": {"anchor": "y2", "domain": [0.55, 1]}, "yaxis": {"anchor": "x", "domain": [0, 1], "title": {"text": "Difference"}}, "yaxis2": {"anchor": "x2", "domain": [0, 1]}}}

### Figure 3 — Plotly figure (JSON) as saved in the notebook; plotly's stock layout.template omitted (floating-point values rounded to 4 significant figures; data arrays with more than 128 entries replaced by an {"elided": "..."} marker saying what was removed)
{"data": [{"hovertemplate": "%{y}", "legendgroup": "CSENT", "line": {"color": "#636efa", "dash": "solid"}, "marker": {"symbol": "circle"}, "mode": "lines", "name": "CSENT", "showlegend": true, "type": "scattergl", "x": {"elided": "400 str values"}, "xaxis": "x", "y": {"elided": "400 float values"}, "yaxis": "y"}, {"hovertemplate": "%{y}", "legendgroup": "IPM", "line": {"color": "#EF553B", "dash": "solid"}, "marker": {"symbol": "circle"}, "mode": "lines", "name": "IPM", "showlegend": true, "type": "scattergl", "x": {"elided": "400 str values"}, "xaxis": "x", "y": {"elided": "400 float values"}, "yaxis": "y"}, {"hovertemplate": "%{y}", "legendgroup": "HOUSE", "line": {"color": "#00cc96", "dash": "solid"}, "marker": {"symbol": "circle"}, "mode": "lines", "name": "HOUSE", "showlegend": true, "type": "scattergl", "x": {"elided": "400 str values"}, "xaxis": "x", "y": {"elided": "400 float values"}, "yaxis": "y"}, {"hovertemplate": "%{y}", "legendgroup": "UNEMP", "line": {"color": "#ab63fa", "dash": "solid"}, "marker": {"symbol": "circle"}, "mode": "lines", "name": "UNEMP", "showlegend": true, "type": "scattergl", "x": {"elided": "400 str values"}, "xaxis": "x", "y": {"elided": "400 float values"}, "yaxis": "y"}, {"hovertemplate": "%{y}", "legendgroup": "LRIR", "line": {"color": "#FFA15A", "dash": "solid"}, "marker": {"symbol": "circle"}, "mode": "lines", "name": "LRIR", "showlegend": true, "type": "scattergl", "x": {"elided": "400 str values"}, "xaxis": "x", "y": {"elided": "400 float values"}, "yaxis": "y"}], "layout": {"height": 400, "hovermode": "x unified", "legend": {"font": {"color": "lightgray", "size": 11}, "orientation": "h", "title": {"text": "Indicators"}, "tracegroupgap": 0, "x": -0.025, "xanchor": "left", "y": 1.05, "yanchor": "top"}, "margin": {"b": 50, "l": 50, "r": 30, "t": 60}, "title": {"text": "Impact of Economic Indicators on S&P500 Over Time"}, "width": 800, "xaxis": {"anchor": "y", "domain": [0, 1], "title": {"text": "Date"}}, "yaxis": {"anchor": "x", "domain": [0, 1], "title": {"text": "Strengths"}}}}
